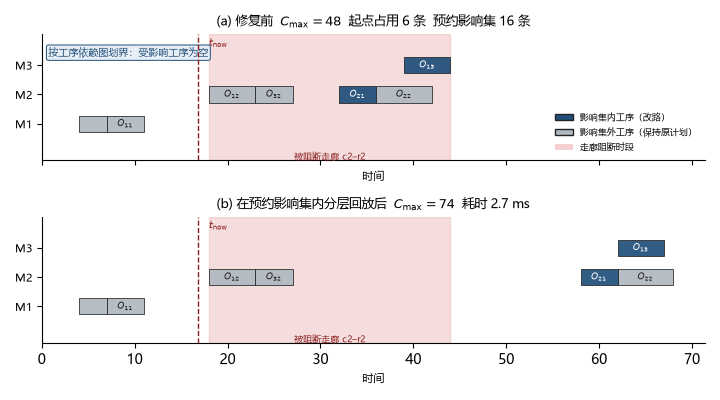

This chart was generated by the following Python code:
"""案例甘特中文版：example_3x3x2 / seed42 走廊阻断下，修复前后工序时间轴。"""
from __future__ import annotations

import os
os.environ["STRC_MACHINE_CAP"] = "2"
import sys

import matplotlib

matplotlib.use("Agg")
import matplotlib.pyplot as plt  # noqa: E402
from matplotlib.patches import Patch

HERE = os.path.dirname(os.path.abspath(__file__))
OUT = os.path.join(HERE, "fig_strc_case_CN_new_c2")
STRC = os.path.abspath(os.path.join(HERE, "..", "..", "STRC_new"))
if STRC not in sys.path:
    sys.path.insert(0, STRC)

from _cjk_mpl import setup_cjk

setup_cjk()


def _closed_ops(closure_tasks: set[str]) -> set[tuple[int, int]]:
    ops = set()
    for t in closure_tasks:
        if not t.startswith("J"):
            continue
        parts = t[1:].split("-")
        if len(parts) >= 2:
            ops.add((int(parts[0]), int(parts[1])))
    return ops


def _draw_panel(ax, result, closed_ops, *, t_now, block, title, show_legend=False):
    ops = [rec for rec in result.ops.values() if not rec.pseudo and rec.machine is not None]
    machines = sorted({rec.machine for rec in ops})
    ymap = {m: i for i, m in enumerate(machines)}
    colors = {True: "#1f4e79", False: "#b0b8c0"}

    for rec in ops:
        key = (rec.job, rec.i)
        in_cl = key in closed_ops
        y = ymap[rec.machine]
        dur = max(1e-6, rec.finish - rec.start)
        ax.barh(y, dur, left=rec.start, height=0.55,
                color=colors[in_cl], edgecolor="#222222", linewidth=0.6,
                alpha=0.92, zorder=2)
        if dur >= 3.5:
            ax.text(rec.start + dur / 2, y, f"$O_{{{rec.job}{rec.i}}}$",
                    ha="center", va="center", fontsize=6.5,
                    color="white" if in_cl else "#222222", zorder=3)

    ax.axvline(t_now, color="#8b1e1e", ls="--", lw=1.0, zorder=4)
    ax.text(t_now + 1.2, len(machines) - 0.42, r"$t_{\mathrm{now}}$",
            ha="left", va="bottom", fontsize=7, color="#8b1e1e")

    cid, t0, t1 = block
    ax.axvspan(t0, t1, color="#e8a0a0", alpha=0.35, zorder=0)
    ax.text((t0 + t1) / 2, -0.95, f"被阻断走廊 {cid.replace('|', '–')}",
            ha="center", va="top", fontsize=6.5, color="#8b1e1e")

    ax.set_yticks(list(ymap.values()))
    ax.set_yticklabels([f"M{m}" for m in machines], fontsize=8)
    ax.set_xlabel("时间", fontsize=8)
    ax.set_title(title, fontsize=9)
    ax.set_ylim(-1.25, len(machines) + 0.05)
    xmax = max(rec.finish for rec in ops) * 1.05
    ax.set_xlim(0, xmax)
    ax.spines["top"].set_visible(False)
    ax.spines["right"].set_visible(False)
    if show_legend:
        ax.legend(handles=[
            Patch(facecolor="#1f4e79", edgecolor="#222222", label="影响集内工序（改路）"),
            Patch(facecolor="#b0b8c0", edgecolor="#222222", label="影响集外工序（保持原计划）"),
            Patch(facecolor="#e8a0a0", alpha=0.5, label="走廊阻断时段"),
        ], loc="lower right", fontsize=6.5, frameon=False)


def main() -> None:
    from algorithm.clbs_bridge import CLBS_INPUT, Network, load_instance
    from algorithm.closure import machine_chains_from_ops, spatiotemporal_closure
    from algorithm.disturbance import Disturbance, seed_failed_reservations
    from algorithm.repair import repair_with_strc
    from algorithm.schedule_io import build_baseline, pick_busy_corridor

    inst = load_instance(os.path.join(CLBS_INPUT, "example_3x3x2.json"))
    net = Network(inst.nodes, inst.corridors, inst.lu_node)
    bundle = build_baseline(inst, net, seed=42, mode="heuristic")
    t_now = 0.35 * bundle.makespan
    cid, t0, t1, _ = pick_busy_corridor(bundle.reservations, t_now=t_now)
    dist = Disturbance(type="corridor_block", t_now=t_now, corridor=cid,
                       t_start=t0, t_end=t1)
    seeds = seed_failed_reservations(dist, bundle.reservations)
    chains = machine_chains_from_ops(bundle.result.ops)
    closure = spatiotemporal_closure(
        seeds, bundle.reservations, horizon=bundle.makespan + 1.0,
        t_now=t_now, machine_chains=chains)
    closed_ops = _closed_ops({r.task for r in closure.closed})

    rep = repair_with_strc(inst, net, bundle, dist, expand_on_fail=False)
    assert rep.feasible and rep.result is not None, rep.errors[:3]

    fig, axes = plt.subplots(2, 1, figsize=(7.2, 4.0), sharex=True)
    block = (cid, t0, t1)
    _draw_panel(
        axes[0], bundle.result, closed_ops,
        t_now=t_now, block=block,
        title=(f"(a) 修复前  $C_{{\\max}}={bundle.makespan:.0f}$  "
               f"起点占用 {len(seeds)} 条  预约影响集 {closure.size} 条"),
        show_legend=True,
    )
    _draw_panel(
        axes[1], rep.result, closed_ops,
        t_now=t_now, block=block,
        title=(f"(b) 在预约影响集内分层回放后  $C_{{\\max}}={rep.makespan:.0f}$  "
               f"耗时 {rep.wall_ms:.1f} ms"),
        show_legend=False,
    )
    axes[0].text(
        0.01, 0.90,
        "按工序依赖图划界：受影响工序为空",
        transform=axes[0].transAxes, ha="left", va="top", fontsize=7,
        color="#1f4e79",
        bbox=dict(boxstyle="round,pad=0.2", fc="#e8eef5", ec="#1f4e79", lw=0.7),
    )

    fig.tight_layout()
    fig.savefig(OUT + ".pdf")
    fig.savefig(OUT + ".png")
    print("wrote", OUT + ".pdf")


if __name__ == "__main__":
    main()
